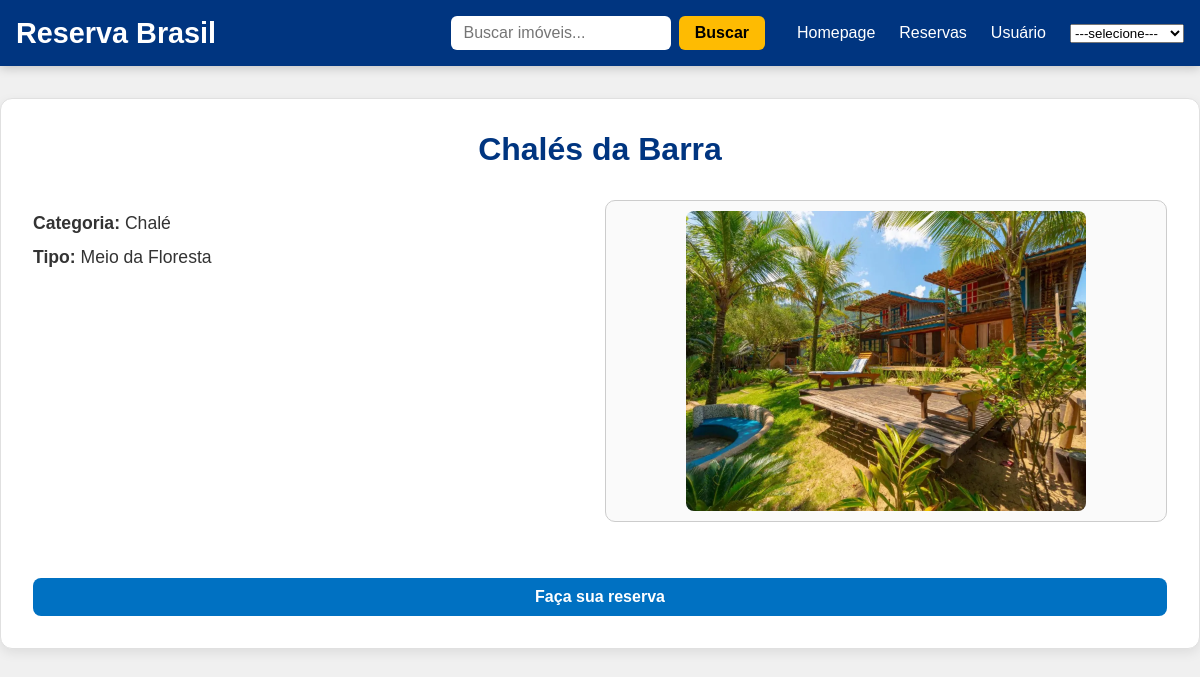
/property/3/, run on an earlier commit of the app's database.
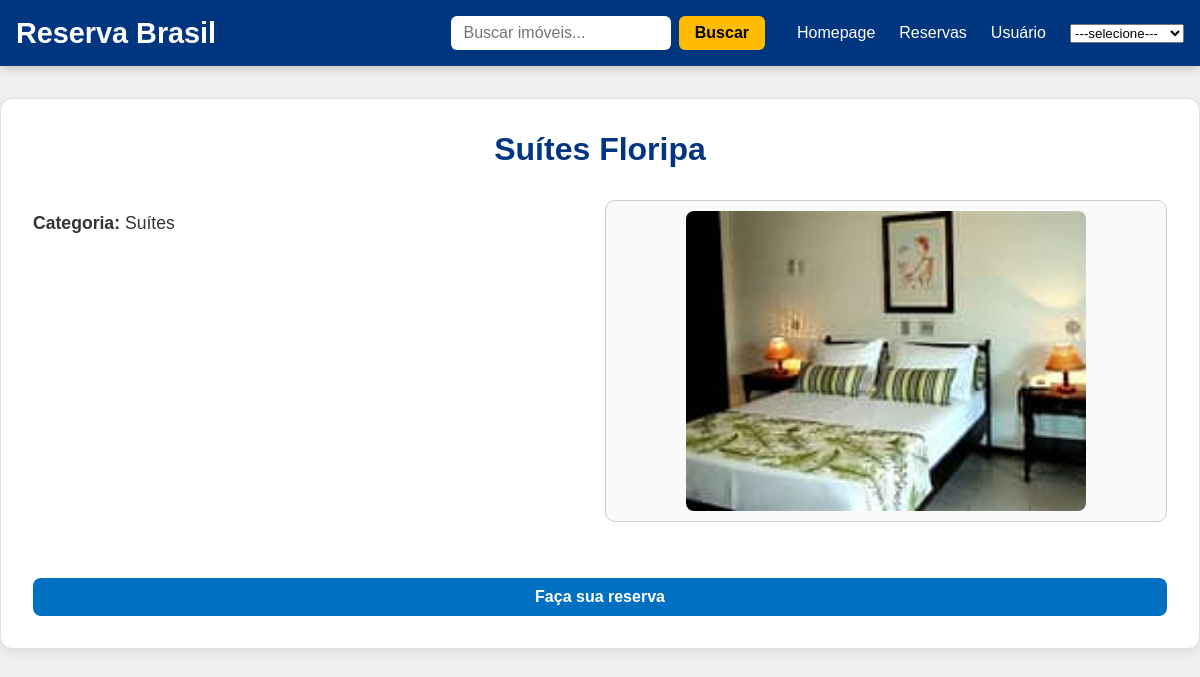
And on a later commit of the database.
### core/models.py (models this page shows, shortened)
class Property(models.Model):
    image = models.ImageField(null=True, blank=True)
    name = models.CharField(max_length=200)
    id_property = models.AutoField(primary_key=True)
    price = models.DecimalField(max_digits=10, decimal_places=2, null=True, blank=True)
    rate = models.DecimalField(max_digits=10, decimal_places=2, null=True, blank=True)
    active = models.BooleanField(default=True)
    category = models.ForeignKey(Category, null=True, blank=True, on_delete=models.SET_NULL)
    typeProperty = models.ForeignKey(Type, null=True, blank=True, on_delete=models.SET_NULL)
    description = models.TextField(max_length=800, null=True, blank=True)

class Category(models.Model):
    name = models.CharField(max_length=200)

class Type(models.Model):
    name = models.CharField(max_length=200)

### core/views.py (the view)
# urls.py: path('property/<int:property_id>/', propertyDetail, name='propertyDetail'),
def propertyDetail(request, property_id):
    property_obj = get_object_or_404(Property, id_property=property_id)
    return render(request, 'propertyDetail.html', {'property': property_obj})

### core/templates/propertyDetail.html (shortened to what this page needs)
{% load static %}
<!DOCTYPE html>
<html lang="pt-br">
    <head>
        <link rel="stylesheet" href="{% static 'css/propertyDetail.css' %}" />
    </head>
    <body>
        {% include 'base.html' %}
        <div class="property-detail-container">
            <h1 class="property-detail-header">{{ property.name }}</h1>
            <div class="property-detail-main">
                <div class="property-info">
                     {% if property.category %}
                    <p><strong>Categoria:</strong> {{ property.category.name }}</p>
                    {% endif %} {% if property.typeProperty %}
                    <p><strong>Tipo:</strong> {{ property.typeProperty.name }}</p>
                    {% endif %}
                </div>
                {% if property.image %}
                <div class="property-image-container">
                    <img
                        class="property-image"
                        src="{{ property.image.url }}"
                        alt="{{ property.name }}"
                    />
                </div>
                {% endif %}
            </div>
            <a href="{% url 'homeReservation' %}">Faça sua reserva</a>
        </div>
    </body>
</html>

### core/templates/base.html (shortened to what this page needs)
{% load static %}
<!DOCTYPE html>
<html lang="pt-br">
    <head>
        <link rel="stylesheet" href="{% static 'css/base.css' %}" />
    </head>
    <body>
        <div class="content">
            <div class="nav-container">
                <h1>Reserva Brasil</h1>
                <div class="nav-buscas">
                    <form method="get" action="{% url 'searchProperty' %}">
                        <input type="text" name="searchQuery" placeholder="Buscar imóveis..." />
                        <button type="submit">Buscar</button>
                    </form>
                    <div class="nav-link">
                        <a href="{% url 'homepage' %}">Homepage</a>
                        <a href="{% url 'homeReservation' %}">Reservas</a>
                        <a href="{% url 'users' %}">Usuário</a>
                        <nav>
                            <select
                                id="nav-combobox"
                                onchange="if(this.value) window.location.href=this.value"
                            >
                                <option value="">---selecione---</option>
                            </select>
                        </nav>
                    </div>
                </div>
            </div>
        </div>
    </body>
</html>

### core/static/css/propertyDetail.css (style rules this page uses)
body { margin: 0; font-family: 'Segoe UI', Tahoma, Geneva, Verdana, sans-serif; background-color: #f2f2f2; color: #333; }
.property-detail-container { max-width: 1200px; margin: 2rem auto; padding: 2rem; background-color: #ffffff; border-radius: 12px; box-shadow: 0 4px 12px rgba(0, 0, 0, 0.08); display: flex; flex-direction: column; gap: 2rem; border: 1px solid #e0e0e0; }
.property-detail-header { text-align: center; font-size: 2rem; color: #003580; }
.property-detail-main { display: flex; gap: 2rem; flex-wrap: wrap; }
.property-info { flex: 1; min-width: 280px; }
.property-info p { margin: 0.8rem 0; font-size: 1.1rem; }
.property-image-container { flex: 1; display: flex; align-items: center; justify-content: center; min-width: 280px; border-radius: 10px; border: 1px solid #ccc; padding: 10px; background-color: #fafafa; }
.property-image { width: 100%; max-width: 400px; height: auto; object-fit: contain; border-radius: 8px; }
.property-detail-container a { display: flex; align-items: center; justify-content: center; margin-top: 1.5rem; padding: 10px 20px; background-color: #0071c2; color: white; text-decoration: none; border-radius: 8px; font-weight: bold; transition: background-color 0.3s; text-align: center; }

### core/static/css/base.css (style rules this page uses)
* { margin: 0; padding: 0; box-sizing: border-box; }
html, body { width: 100%; font-family: Arial, sans-serif; background-color: #f0f0f0; }
.content { background-color: #003580; color: white; padding: 1rem 0; box-shadow: 0 2px 10px rgba(0, 0, 0, 0.2); position: sticky; top: 0; z-index: 1000; width: 100%; }
.nav-container { max-width: 1800px; margin: 0 auto; padding: 0 1rem; display: flex; justify-content: space-between; align-items: center; }
.nav-container h1 { font-size: 1.8rem; font-weight: bold; color: white; }
.nav-buscas { display: flex; align-items: center; gap: 2rem; }
.nav-buscas form { display: flex; gap: 0.5rem; align-items: center; }
.nav-buscas input[type='text'] { padding: 0.5rem 0.8rem; border-radius: 6px; border: none; font-size: 1rem; width: 220px; outline: none; }
.nav-buscas button { background-color: #febb02; border: none; padding: 0.5rem 1rem; border-radius: 6px; font-weight: bold; font-size: 1rem; cursor: pointer; transition: background-color 0.3s; }
.nav-link { display: flex; gap: 1.5rem; }
.nav-link a { color: white; text-decoration: none; font-weight: 500; font-size: 1rem; transition: opacity 0.3s; }

What changed in the data, as far as the page shows it:
changed Property: name "Chalés da Barra" → "Suítes Floripa"; category.name "Chalé" → "Suítes"; image: a different picture; typeProperty_id 2 → empty (drawn); typeProperty.name "Meio da Floresta" → (not shown)
Also different on the page:
text no longer shown: "Tipo:"
